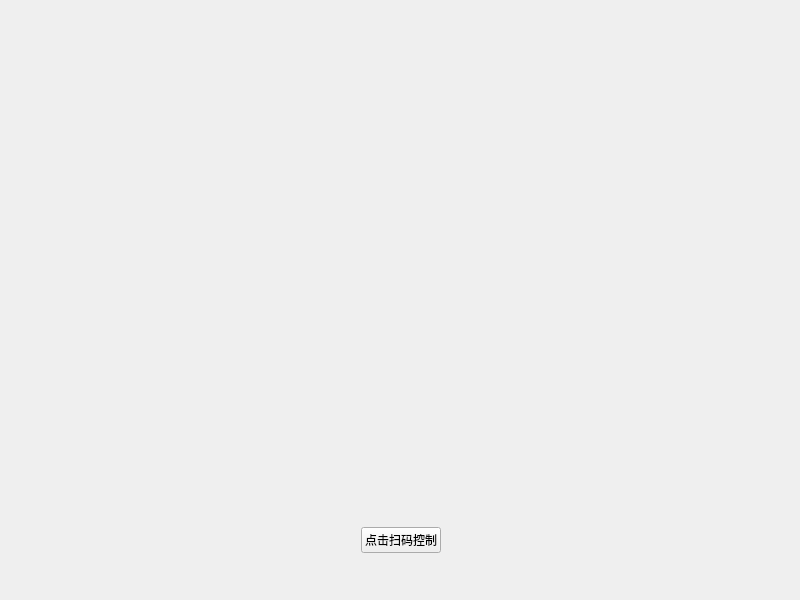
<?xml version="1.0" encoding="UTF-8"?>
<ui version="4.0">
 <class>Widget</class>
 <widget class="QWidget" name="Widget">
  <property name="geometry">
   <rect>
    <x>0</x>
    <y>0</y>
    <width>800</width>
    <height>600</height>
   </rect>
  </property>
  <property name="windowTitle">
   <string>设备控制模拟</string>
  </property>
  <widget class="QPushButton" name="Light">
   <property name="geometry">
    <rect>
     <x>180</x>
     <y>420</y>
     <width>80</width>
     <height>21</height>
    </rect>
   </property>
   <property name="text">
    <string>Light</string>
   </property>
  </widget>
  <widget class="QPushButton" name="Blink">
   <property name="geometry">
    <rect>
     <x>330</x>
     <y>420</y>
     <width>80</width>
     <height>21</height>
    </rect>
   </property>
   <property name="text">
    <string>Blink</string>
   </property>
  </widget>
  <widget class="QPushButton" name="Close">
   <property name="geometry">
    <rect>
     <x>460</x>
     <y>420</y>
     <width>80</width>
     <height>21</height>
    </rect>
   </property>
   <property name="text">
    <string>Close</string>
   </property>
  </widget>
  <widget class="QLineEdit" name="interval">
   <property name="geometry">
    <rect>
     <x>330</x>
     <y>380</y>
     <width>113</width>
     <height>20</height>
    </rect>
   </property>
   <property name="text">
    <string>1000</string>
   </property>
  </widget>
  <widget class="QLabel" name="label">
   <property name="geometry">
    <rect>
     <x>240</x>
     <y>380</y>
     <width>81</width>
     <height>21</height>
    </rect>
   </property>
   <property name="text">
    <string>interval：</string>
   </property>
  </widget>
  <widget class="QLabel" name="label_2">
   <property name="geometry">
    <rect>
     <x>450</x>
     <y>380</y>
     <width>51</width>
     <height>20</height>
    </rect>
   </property>
   <property name="text">
    <string>ms</string>
   </property>
  </widget>
  <widget class="QLabel" name="ledImage">
   <property name="geometry">
    <rect>
     <x>220</x>
     <y>90</y>
     <width>341</width>
     <height>241</height>
    </rect>
   </property>
   <property name="text">
    <string/>
   </property>
   <property name="pixmap">
    <pixmap>:/resource/2.png</pixmap>
   </property>
  </widget>
  <widget class="QWidget" name="codeWidget" native="true">
   <property name="geometry">
    <rect>
     <x>0</x>
     <y>0</y>
     <width>801</width>
     <height>461</height>
    </rect>
   </property>
   <property name="autoFillBackground">
    <bool>true</bool>
   </property>
   <widget class="QLabel" name="code">
    <property name="geometry">
     <rect>
      <x>300</x>
      <y>140</y>
      <width>201</width>
      <height>181</height>
     </rect>
    </property>
    <property name="text">
     <string/>
    </property>
   </widget>
  </widget>
  <widget class="QWidget" name="horizontalLayoutWidget">
   <property name="geometry">
    <rect>
     <x>0</x>
     <y>500</y>
     <width>801</width>
     <height>80</height>
    </rect>
   </property>
   <layout class="QHBoxLayout" name="horizontalLayout">
    <item>
     <spacer name="horizontalSpacer">
      <property name="orientation">
       <enum>Qt::Horizontal</enum>
      </property>
      <property name="sizeHint" stdset="0">
       <size>
        <width>40</width>
        <height>20</height>
       </size>
      </property>
     </spacer>
    </item>
    <item>
     <widget class="QPushButton" name="dispalyCode">
      <property name="text">
       <string>点击扫码控制</string>
      </property>
     </widget>
    </item>
    <item>
     <spacer name="horizontalSpacer_2">
      <property name="orientation">
       <enum>Qt::Horizontal</enum>
      </property>
      <property name="sizeHint" stdset="0">
       <size>
        <width>40</width>
        <height>20</height>
       </size>
      </property>
     </spacer>
    </item>
   </layout>
  </widget>
 </widget>
 <resources/>
 <connections/>
</ui>
